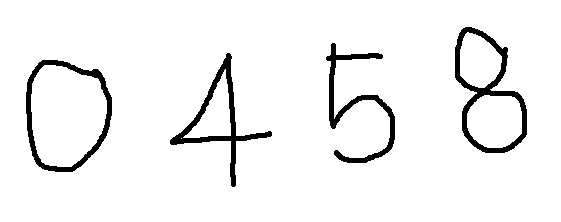
#> input picture 0458.png, 561 x 222 px
$ python -i img2data.py   (imports and definitions only)   (older library calls are emulated)
#> lines starting #> are read from the running program, lines starting #| are printed output that depends on the picture; after the words box and inside, x2 and y2 are one past the last pixel; in counts of white or black regions, pixels touching at a corner belong together
#> further down, picture is the input picture: shape (222, 561, 3); 94.5% white; 4 black regions, box (x1, y1, x2, y2) and area: (455, 27, 527, 153) 1925, (170, 53, 272, 187) 1678, (26, 60, 112, 172) 1625, (326, 43, 395, 163) 1569

# coding: utf-8

# In[6]:


import cv2
import numpy as np

def digit2data(src, size=(8,8), reshape=True, border=0):
    h, w = src.shape[:2]
    square = src
    # 정사각형 형태로 만들기
    if h > w:
        pad = (h - w)//2
        square = np.zeros((h, h), dtype=np.uint8)
        square[:, pad:pad+w] = src
    elif w > h :
        pad = (w - h)//2
        square = np.zeros((w, w), dtype=np.uint8)
        square[pad:pad+h, :] = src
    px = np.zeros(size, np.uint8)
    content = size
    if border != 0 :
        content = (size[0] - (border*2), size[1] - (border*2))
        px[border:-border, border:-border] = cv2.resize(square, content, interpolation=cv2.INTER_AREA)
    else:
        px[:, :] = cv2.resize(square, content, interpolation=cv2.INTER_AREA)
    if reshape:
        px = px.reshape((1,size[0] * size[1]))
    return px

def img2digits(image, size=None, reshape=True, border=0, inverse=True):


#> called with reshape = True, border = 0, inverse = True
    gray = cv2.cvtColor(image, cv2.COLOR_BGR2GRAY)
    _, th = cv2.threshold(gray, 127, 255, cv2.THRESH_BINARY_INV)
#> th: shape (222, 561); 5.5% white; 4 white regions
    (major, minor, _ )= cv2.__version__.split(".")
    if int(major) > 3 :
        contours, hirachy = cv2.findContours(th, cv2.RETR_EXTERNAL,
                                        cv2.CHAIN_APPROX_SIMPLE)
#> contours = 4 contours; box (x1, y1, x2, y2) and area: (26, 60, 112, 172) 7660, (455, 27, 527, 153) 5930, (170, 53, 272, 187) 2908, (326, 43, 395, 163) 1284; hirachy = [[1, -1, -1, -1], [2, 0, -1, -1], [3, 1, -1, -1], [-1, 2, -1, -1]]
    else :
        _, contours, hirachy = cv2.findContours(th, cv2.RETR_EXTERNAL,
                                        cv2.CHAIN_APPROX_SIMPLE)
    digits = {}
    #numbers = []
    for c in contours:
        # 컨투어를 감싸는 외접 사각형으로 숫자 영역 좌표 구하기 ---⑦
        (x, y, w, h) = cv2.boundingRect(c)
        # 외접 사각형의 크기가 너무 작은것은 제외 ---⑧
        if w >= 5 and h >= 25:
            # 숫자 영역만 roi로 확보하고 사각형 그리기 ---⑨
            roi = gray[y:y + h, x:x + w]
            #numbers.append(roi)
            digits[x] = roi
#> this loop made 4 passes
#> (x, y, w, h) on passes 1 to 4: (26, 60, 86, 112), (170, 53, 102, 134), (326, 43, 69, 120), (455, 27, 72, 126)
#> pass 1, in img2digits, `roi = gray[y:y + h, x:x + w]`:
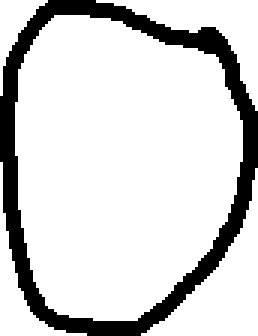
#> roi: shape (112, 86) (shown 3 times larger); 83.1% white; 1 black region, box (x1, y1, x2, y2) and area: (0, 0, 86, 112) 1625
#> pass 2, in img2digits, `roi = gray[y:y + h, x:x + w]`:
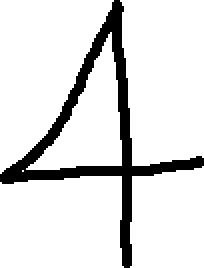
#> roi: shape (134, 102) (shown 2 times larger); 87.7% white; 1 black region, box (x1, y1, x2, y2) and area: (0, 0, 102, 134) 1678
#> pass 3, in img2digits, `roi = gray[y:y + h, x:x + w]`:
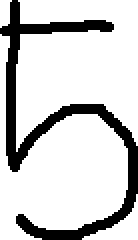
#> roi: shape (120, 69) (shown 2 times larger); 81.1% white; 1 black region, box (x1, y1, x2, y2) and area: (0, 0, 69, 120) 1569
#> after the loop, digits = 4 items
    numbers = [v for k, v in sorted(digits.items())] # 왼쪽 부터 순서대로 정렬
#> numbers = 4 items

    if inverse:
        for i, n in enumerate(numbers):
            numbers[i] = 255- n  # 반전
#> this loop made 4 passes

    if size is None:
        return numbers
    else:
        for i, n in enumerate(numbers):
            numbers[i] = digit2data(n, size, reshape, border)
        return numbers

>>> import cv2
>>> picture = cv2.imread('0458.png')
>>> result = img2digits(picture)
#> result = 4 items
